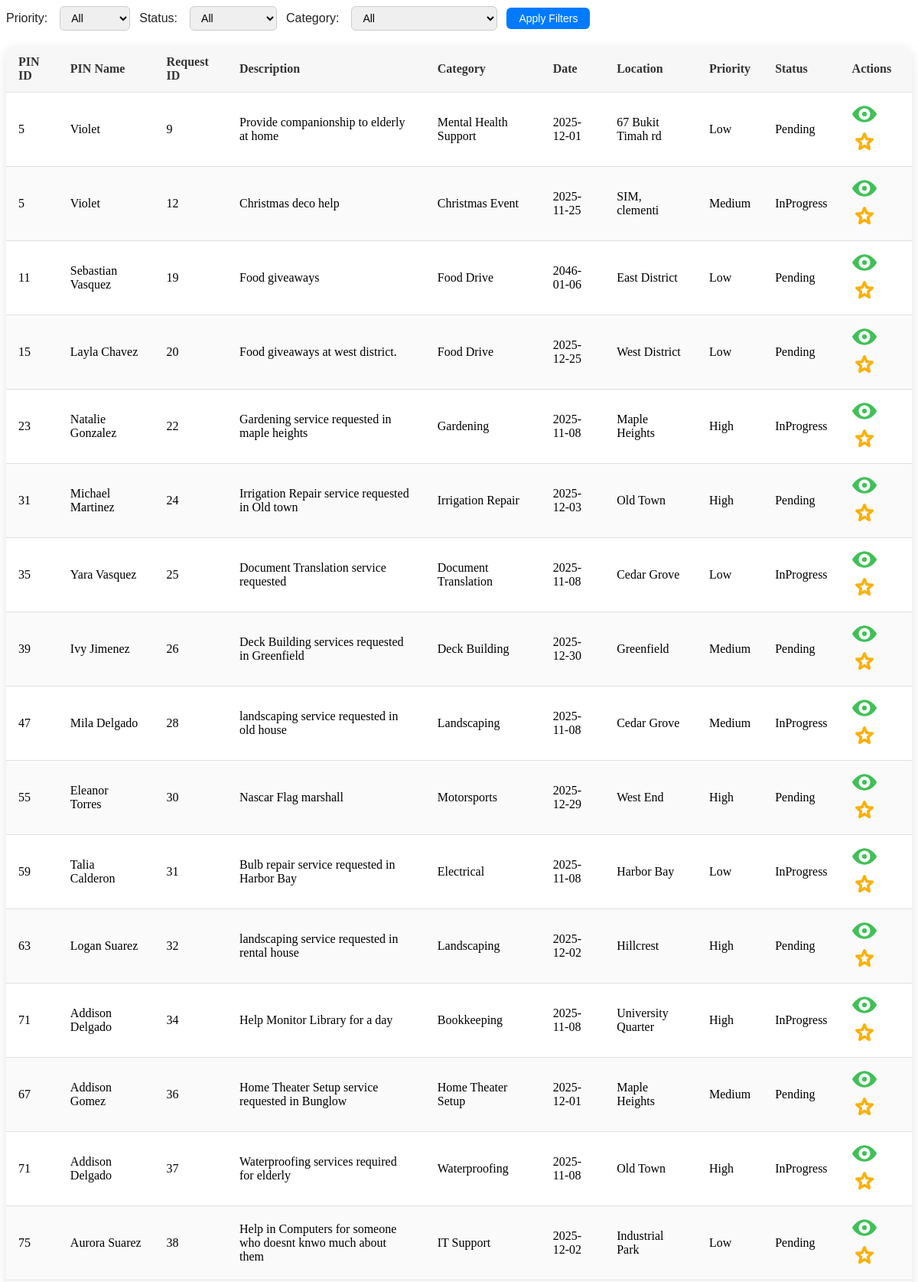
Screenshot of /boundaries/CSRRepRequestList.php (upper part) with the database file from the repository.
### tables this page shows
CREATE TABLE `request` (
  `rID` int NOT NULL,
  `pinID` int NOT NULL,
  `description` text NOT NULL,
  `category` int DEFAULT NULL,
  `date` date DEFAULT NULL,
  `location` varchar(255) NOT NULL,
  `priority` enum('Low','Medium','High','') NOT NULL,
  `status` enum('Pending','InProgress','Completed','Incomplete') NOT NULL DEFAULT 'Pending',
  `viewCount` int NOT NULL DEFAULT '0',
  `savedCount` int NOT NULL DEFAULT '0'
);

CREATE TABLE `useraccount` (
  `aID` int NOT NULL,
  `name` varchar(100) NOT NULL,
  `password` varchar(255) NOT NULL,
  `phoneNumber` varchar(15) NOT NULL,
  `address` varchar(255) NOT NULL,
  `dob` date NOT NULL,
  `userProfile` int NOT NULL,
  `status` enum('Active','Suspended') NOT NULL DEFAULT 'Active'
);

CREATE TABLE `category` (
  `cID` int NOT NULL,
  `category` varchar(100) NOT NULL
);

### controllers/CSRRepViewRequestController.php (called while the page is built, shortened)
<?php
require_once __DIR__ . '/../entities/Request.php';
class CSRRepViewRequestController {
    private $entity;
    public function __construct() {
        $this->entity = new Request();
    }
    public function GetAllRequests() {
        $profiles = $this->entity->csrRepGetAllRequests();
        return $profiles;
    }
}
?>

### entities/Request.php (called while the page is built, shortened)
<?php
require_once __DIR__ . '/../config/DBConnection.php';
class Request {
	public function csrRepGetAllRequests() {
		global $conn;
		$sql = "
			SELECT
				r.rID,
				r.pinID,
				ua.name AS pinName,         -- from useraccount
				r.description,
				r.category,
				c.category AS category,  -- from category
				r.date,
				r.location,
				r.priority,
				r.status,
				r.viewCount,
				r.savedCount
			FROM request r
			JOIN useraccount ua ON r.pinID = ua.aID
			JOIN category c ON r.category = c.cID
			WHERE r.status NOT IN ('Completed', 'Incomplete');";
		$stmt = $conn->prepare($sql);
		$stmt->execute();
		$result = $stmt->get_result();
		return $result->fetch_all(MYSQLI_ASSOC);
	}
}

### controllers/CSRRepViewShortlistedRequestController.php (called while the page is built, shortened)
<?php
require_once __DIR__ . '/../entities/ShortlistedRequest.php';
class CSRRepViewShortlistedRequestController {
    private $shortlistedRequestEntity;
    public function __construct() {
        $this->shortlistedRequestEntity = new ShortlistedRequest();
    }
    public function GetShortlistedRequestsByCSR($csrID) {
        $shortlistedRequestsByCSRRep = $this->shortlistedRequestEntity->getShortlistedRequestsByCSR($csrID);
        return $shortlistedRequestsByCSRRep;
    }
}
?>

### entities/ShortlistedRequest.php (called while the page is built, shortened)
<?php
require_once __DIR__ . '/../config/DBConnection.php';
class ShortlistedRequest {
	public function getShortlistedRequestsByCSR($csrID) {
		global $conn;
		$sql = "
			SELECT
				r.rID,
				r.pinID,
				ua.name AS pinName,
				r.description,
				r.category,
				c.category AS category,
				r.date,
				r.location,
				r.priority,
				r.status,
				r.viewCount,
				r.savedCount
			FROM shortlistedrequest sr
			JOIN request r ON sr.rID = r.rID
			JOIN useraccount ua ON r.pinID = ua.aID
			JOIN category c ON r.category = c.cID
			WHERE sr.csrID = ?
			AND r.status NOT IN ('Completed', 'Incomplete');
		";
		$stmt = $conn->prepare($sql);
		$stmt->bind_param("i", $csrID);
		$stmt->execute();
		$result = $stmt->get_result();
		$rows = [];
		return $rows;
	}
}

### boundaries/CSRRepRequestList.php (the view, shortened to what this page needs)
<?php
require_once __DIR__ . '/../controllers/CSRRepViewRequestController.php';
require_once __DIR__ . '/../controllers/CSRRepViewShortlistedRequestController.php';
require_once __DIR__ . '/../controllers/CSRRepUnshortlistRequestController.php';
$csrID = $_SESSION['userID'] ?? 0;
if (!isset($requests)) {
    $requestController = new CSRRepViewRequestController();
    $requests = $requestController->GetAllRequests();
}
$shortlistController = new CSRRepViewShortlistedRequestController();
$shortlistedRequests = $shortlistController->GetShortlistedRequestsByCSR($csrID);
$shortlistedRIDs = array_column($shortlistedRequests, 'rID');
$priorityFilter = $_POST['priorityFilter'] ?? 'all';
$statusFilter   = $_POST['statusFilter'] ?? 'all';
$categoryFilter = $_POST['categoryFilter'] ?? 'all';
?>
<!DOCTYPE html>
<html lang="en">
<head>
</head>
<body>
<form method="post" class="filter-bar">
    <label>Priority:</label>
    <select name="priorityFilter">
        <option value="all" <?= $priorityFilter=='all'?'selected':'' ?>>All</option>
    </select>
    <label>Status:</label>
    <select name="statusFilter">
        <option value="all" <?= $statusFilter=='all'?'selected':'' ?>>All</option>
    </select>
	<label>Category:</label>
	<select name="categoryFilter">
		<option value="all" <?= $categoryFilter=='all'?'selected':'' ?>>All</option>
	</select>
    <button type="submit">Apply Filters</button>
</form>
<table>
<thead>
<tr>
    <th>PIN ID</th>
    <th>PIN Name</th>
    <th>Request ID</th>
    <th>Description</th>
    <th>Category</th>
    <th>Date</th>
    <th>Location</th>
    <th>Priority</th>
    <th>Status</th>
    <th>Actions</th>
</tr>
</thead>
<tbody>
<?php if (!empty($requests)): ?>
    <?php foreach ($requests as $req):
        $isSelected = in_array($req['rID'], $shortlistedRIDs);
        $icon = $isSelected
            ? 'boundaries/shortlistIcon.png'
            : 'boundaries/unselectedShortlistIcon.png';
    ?>
        <tr>
            <td><?= htmlspecialchars($req['pinID']) ?></td>
            <td><?= htmlspecialchars($req['pinName']) ?></td>
            <td><?= htmlspecialchars($req['rID']) ?></td>
            <td><?= htmlspecialchars($req['description']) ?></td>
            <td><?= htmlspecialchars($req['category']) ?></td>
            <td><?= htmlspecialchars($req['date']) ?></td>
            <td><?= htmlspecialchars($req['location']) ?></td>
            <td><?= htmlspecialchars($req['priority']) ?></td>
            <td><?= htmlspecialchars($req['status']) ?></td>
            <td>
                <button class="activity-button" onclick="viewRequest(<?= $req['rID'] ?>)">
                    <img src="boundaries/viewIcon.png" alt="View">
                </button>
                <button class="activity-button <?= $isSelected?'selected':'' ?>"
                        onclick="toggleShortlist(this, <?= $csrID ?>, <?= $req['rID'] ?>)">
                    <img src="<?= $icon ?>" alt="Shortlist">
                </button>
            </td>
        </tr>
    <?php endforeach; ?>
<?php else: ?>
    <tr><td colspan="10" style="text-align:center;">No requests found.</td></tr>
<?php endif; ?>
</tbody>
</table>
</body>
</html>

### boundaries/CSRRepRequestList.php (style rules this page uses)
.filter-bar { display: flex; align-items: center; gap: 12px; margin-bottom: 20px; flex-wrap: wrap; font-family: Arial, sans-serif; }
.filter-bar label { font-weight: 200; margin-right: 4px; color: #222; }
.filter-bar select { padding: 6px 10px; border-radius: 6px; border: 1px solid #ccc; font-size: 14px; transition: box-shadow 0.2s ease, transform 0.2s ease; cursor: pointer; }
.filter-bar button { padding: 6px 16px; font-size: 14px; border: none; border-radius: 6px; background-color: #007bff; color: white; font-weight: 400; cursor: pointer; transition: all 0.2s ease; }
table { width: 100%; border-collapse: separate; border-spacing: 0; border-radius: 12px; overflow: hidden; box-shadow: 0 4px 15px rgba(0,0,0,0.1); background: #ffffff; }
th, td { padding: 12px 16px; text-align: left; border-bottom: 1px solid #e0e0e0; }
th { background: #f7f7f7; font-weight: 700; color: #333; }
tr:nth-child(even) { background-color: #fafafa; }
.activity-button { background: none; border: none; cursor: pointer; margin-right: 6px; padding: 0; width: 32px; height: 32px; }
.activity-button img { width: 100%; height: auto; display: block; transition: transform 0.2s, filter 0.2s; }

### rows the page displays
request: pinID "5", pinID.name "Violet", rID "9", description "Provide companionship to elderly at home", category.category "Mental Health Support", date "2025-12-01", location "67 Bukit Timah rd", priority "Low", status "Pending"
request: pinID "5", pinID.name "Violet", rID "12", description "Christmas deco help", category.category "Christmas Event", date "2025-11-25", location "SIM, clementi", priority "Medium", status "InProgress"
request: pinID "11", pinID.name "Sebastian Vasquez", rID "19", description "Food giveaways", category.category "Food Drive", date "2046-01-06", location "East District", priority "Low", status "Pending"
request: pinID "15", pinID.name "Layla Chavez", rID "20", description "Food giveaways at west district.", category.category "Food Drive", date "2025-12-25", location "West District", priority "Low", status "Pending"
request: pinID "23", pinID.name "Natalie Gonzalez", rID "22", description "Gardening service requested in maple heights", category.category "Gardening", date "2025-11-08", location "Maple Heights", priority "High", status "InProgress"
request: pinID "31", pinID.name "Michael Martinez", rID "24", description "Irrigation Repair service requested in Old town", category.category "Irrigation Repair", date "2025-12-03", location "Old Town", priority "High", status "Pending"
request: pinID "35", pinID.name "Yara Vasquez", rID "25", description "Document Translation service requested", category.category "Document Translation", date "2025-11-08", location "Cedar Grove", priority "Low", status "InProgress"
request: pinID "39", pinID.name "Ivy Jimenez", rID "26", description "Deck Building services requested in Greenfield", category.category "Deck Building", date "2025-12-30", location "Greenfield", priority "Medium", status "Pending"
request: pinID "47", pinID.name "Mila Delgado", rID "28", description "landscaping service requested in old house", category.category "Landscaping", date "2025-11-08", location "Cedar Grove", priority "Medium", status "InProgress"
request: pinID "55", pinID.name "Eleanor Torres", rID "30", description "Nascar Flag marshall", category.category "Motorsports", date "2025-12-29", location "West End", priority "High", status "Pending"
request: pinID "59", pinID.name "Talia Calderon", rID "31", description "Bulb repair service requested in Harbor Bay", category.category "Electrical", date "2025-11-08", location "Harbor Bay", priority "Low", status "InProgress"
request: pinID "63", pinID.name "Logan Suarez", rID "32", description "landscaping service requested in rental house", category.category "Landscaping", date "2025-12-02", location "Hillcrest", priority "High", status "Pending"
request: pinID "71", pinID.name "Addison Delgado", rID "34", description "Help Monitor Library for a day", category.category "Bookkeeping", date "2025-11-08", location "University Quarter", priority "High", status "InProgress"
request: pinID "67", pinID.name "Addison Gomez", rID "36", description "Home Theater Setup service requested in Bunglow", category.category "Home Theater Setup", date "2025-12-01", location "Maple Heights", priority "Medium", status "Pending"
request: pinID "71", pinID.name "Addison Delgado", rID "37", description "Waterproofing services required for elderly", category.category "Waterproofing", date "2025-11-08", location "Old Town", priority "High", status "InProgress"
request: pinID "75", pinID.name "Aurora Suarez", rID "38", description "Help in Computers for someone who doesnt knwo much about them", category.category "IT Support", date "2025-12-02", location "Industrial Park", priority "Low", status "Pending"
